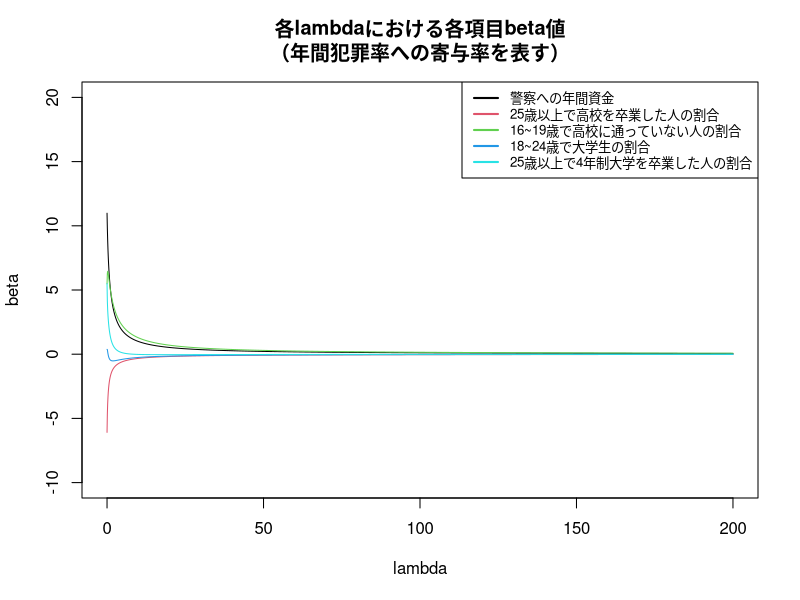

R code for this plot:
# Clear Working Memory
rm(list = ls())

# Setting Japanese font (for MacOSX)
# par(family= "HiraKakuProN-W3")

# Function for centralization
centralize <- function(X, y, standardize = TRUE) {
  X <- as.matrix(X)
  n <- nrow(X)
  p <- ncol(X)
  X_bar <- array(dim = p)
  X_sd <- array(dim = p)
  
  for (j in 1:p) {
    X_bar[j] <- mean(X[, j])
    X[, j] <- (X[, j] - X_bar[j])
    X_sd[j] <- sqrt(var(X[, j]))
    
    if (standardize == TRUE) {
      X[, j] <- X[, j] / X_sd[j]
    }
  }
  
  if (class(y) == "matrix") { # in case y is matrix
    K <- ncol(y)
    y_bar <- array(dim = K)
    
    for (k in 1:K) {
      y_bar[k] <- mean(y[, k])
      y[, k] <- y[, k] - y_bar[k]
    }
  } else { # in case y is vector
    y_bar <- mean(y)
    y <- y - y_bar
  }
  
  return(list(X = X, y = y, X_bar = X_bar, X_sd = X_sd, y_bar = y_bar))
}

# Function for least squares method
linear <- function(X, y) {
  X <- as.matrix(X)
  p <- ncol(X) # 行列Xの列数
  n <- nrow(X) # 行列Xの行数
  
  res <- centralize(X, y) # 引数X, yを中心化。
  X <- res$X # 中心化されたX
  y <- res$y # 中心化されたy
  
  # LSMのコア処理
  beta <- as.vector(solve(t(X) %*% X) %*% t(X) %*% y)
  
  beta <- beta / res$X_sd # 各betaの成分を正規化する前の値に戻す。
  beta_0 <- res$y_bar - sum(res$X_bar * beta) # LSMの切片beta_0
  
  return(list(beta = beta, beta_0 = beta_0))
}

# Function for Ridge
ridge <- function(X, y, lambda = 0) {
  X <- as.matrix(X)
  p <- ncol(X) # 行列Xの列数
  n <- nrow(X) # 行列Xの行数
  
  res <- centralize(X, y) # 引数X, yを中心化。
  X <- res$X # 中心化されたX
  y <- res$y # 中心化されたy
  
  # Ridgeのコア処理
  beta <- drop(solve(t(X) %*% X + n * lambda * diag(p)) %*% t(X) %*% y)
  
  beta <- beta / res$X_sd # 各betaの成分を正規化する前の値に戻す。
  beta_0 <- res$y_bar - sum(res$X_bar * beta) # Ridgeの切片beta_0
  
  return(list(beta = beta, beta_0 = beta_0))
}

# Main routine
df <- read.table("crime.txt")
X <- df[, 3:7]
y <- df[, 1]

p <- ncol(X)
lambda_seq <- seq(0, 200, 0.1)

plot(lambda_seq, 
     xlim = c(0, 200),
     ylim = c(-10, 20), 
     xlab = "lambda",
     ylab = "beta", 
     main = "各lambdaにおける各項目beta値\n（年間犯罪率への寄与率を表す）",
     type = "n",
     col = "red")

r <- length(lambda_seq)
coef_seq <- array(dim = c(r, p)) # 各lambdaに対するbeta値を格納する配列

for (i in 1:r) {
  coef_seq[i, ] <- ridge(X, y, lambda_seq[i])$beta
}

for (j in 1:p) {
  par(new = TRUE)
  lines(lambda_seq, coef_seq[, j], col = j)
}

legend("topright",
       legend = c("警察への年間資金",
                  "25歳以上で高校を卒業した人の割合",
                  "16~19歳で高校に通っていない人の割合", 
                  "18~24歳で大学生の割合", 
                  "25歳以上で4年制大学を卒業した人の割合"),
       col = 1:p, # 凡例中の線の色（プロットされている線の色と揃える）
       lwd = 2, # 凡例中の線の太さ
       cex = 0.8) # 凡例フォントの大きさ
